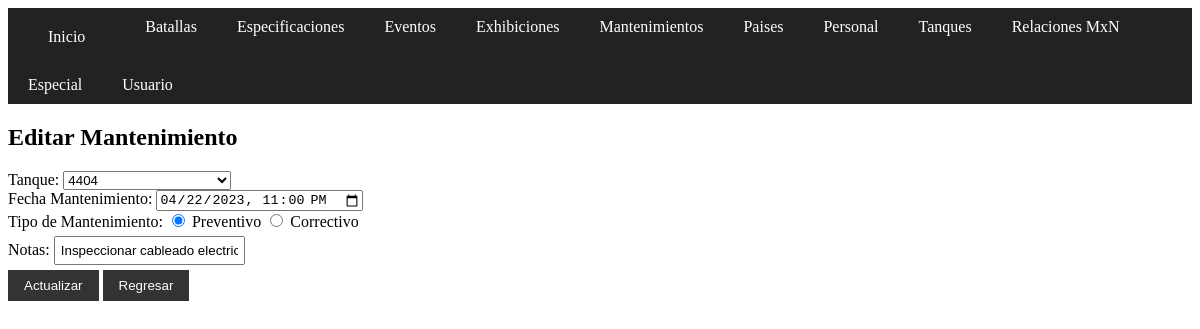
The page /mantenimientos/update.php?id=8815 on the database as committed earlier.
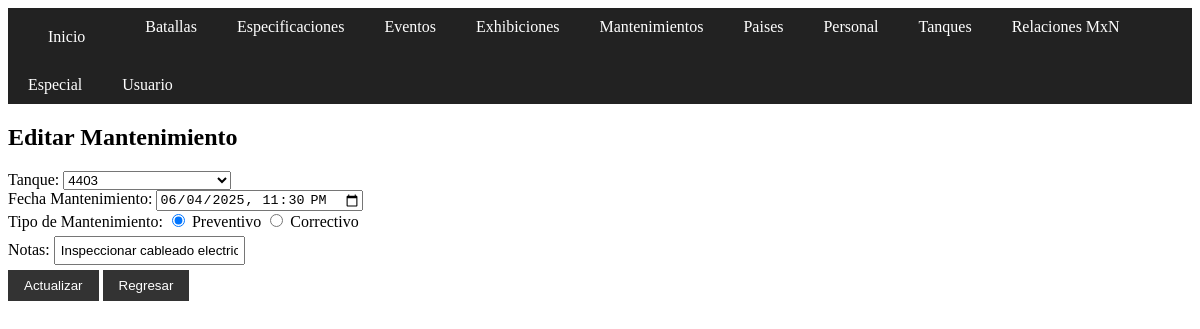
The same page on the database as committed later.
### tables this page shows
CREATE TABLE `mantenimientos` (
  `id_mantenimiento` int(11) NOT NULL AUTO_INCREMENT,
  `id_tanque` int(11) DEFAULT NULL,
  `fecha_mantenimiento` datetime DEFAULT NULL,
  `tipo_mantenimiento` varchar(100) DEFAULT NULL,
  `notas` varchar(255) DEFAULT NULL,
  PRIMARY KEY (`id_mantenimiento`),
  KEY `mantenimientos_ibfk_1` (`id_tanque`),
  CONSTRAINT `mantenimientos_ibfk_1` FOREIGN KEY (`id_tanque`) REFERENCES `tanques` (`id_tanque`)
);

CREATE TABLE `tanques` (
  `id_tanque` int(11) NOT NULL AUTO_INCREMENT,
  `modelo` text DEFAULT NULL,
  `nombre_tanque` text DEFAULT NULL,
  `tipo_tanque` text DEFAULT NULL,
  `anio_fabricacion` int(11) DEFAULT NULL,
  `id_pais` int(11) DEFAULT NULL,
  PRIMARY KEY (`id_tanque`),
  KEY `tanques_ibfk_1` (`id_pais`),
  CONSTRAINT `tanques_ibfk_1` FOREIGN KEY (`id_pais`) REFERENCES `paises` (`id_pais`)
);

### mantenimientos/update.php (the view, shortened to what this page needs)
<?php
include_once "../config.php";
$id = $_GET['id'] ?? null;
if ($id) {
    $sql = "SELECT * FROM mantenimientos WHERE id_mantenimiento=?";
    $stmt = $conn->prepare($sql);
    $stmt->bind_param("i", $id);
    $stmt->execute();
    $result = $stmt->get_result();
    $mantenimiento = $result->fetch_assoc();
    $tq = $conn->query("SELECT id_tanque FROM tanques");
} else {
    header("Location: read.php");
    exit;
}
?>
<!DOCTYPE html>
<html>
<head>
    <link rel="stylesheet" href="../estilos.css">
</head>
<body>
<?php include "../menu.php"; ?>
<h2>Editar Mantenimiento</h2>
<form method="post">
    Tanque:
    <select name="id_tanque" required>
        <?php while($row = $tq->fetch_assoc()): ?>
            <option value="<?= $row['id_tanque'] ?>" <?= $row['id_tanque'] == $mantenimiento['id_tanque'] ? 'selected' : '' ?>>
                <?= $row['id_tanque'] ?>
            </option>
        <?php endwhile; ?>
    </select><br>
    Fecha Mantenimiento: <input type="datetime-local" name="fecha_mantenimiento" value="<?= date('Y-m-d\TH:i', strtotime($mantenimiento['fecha_mantenimiento'])) ?>" required><br>
    Tipo de Mantenimiento:
        <input type="radio" name="tipo_mantenimiento" value="preventivo" checked> Preventivo
        <input type="radio" name="tipo_mantenimiento" value="correctivo"> Correctivo<br>
    Notas: <input type="text" name="notas" maxlength="255" value="<?= htmlspecialchars($mantenimiento['notas']) ?>"><br>
    <input type="submit" value="Actualizar">
    <input type="submit" value="Regresar" formaction="read.php" formnovalidate>
</form>
</body>
</html>

Rows that differ between the two databases and show on the page:
changed mantenimientos "Inspeccionar cableado electrico": id_tanque "4404" → "4403"; fecha_mantenimiento "04/22/2023 23:00" → "06/04/2025 23:30"
